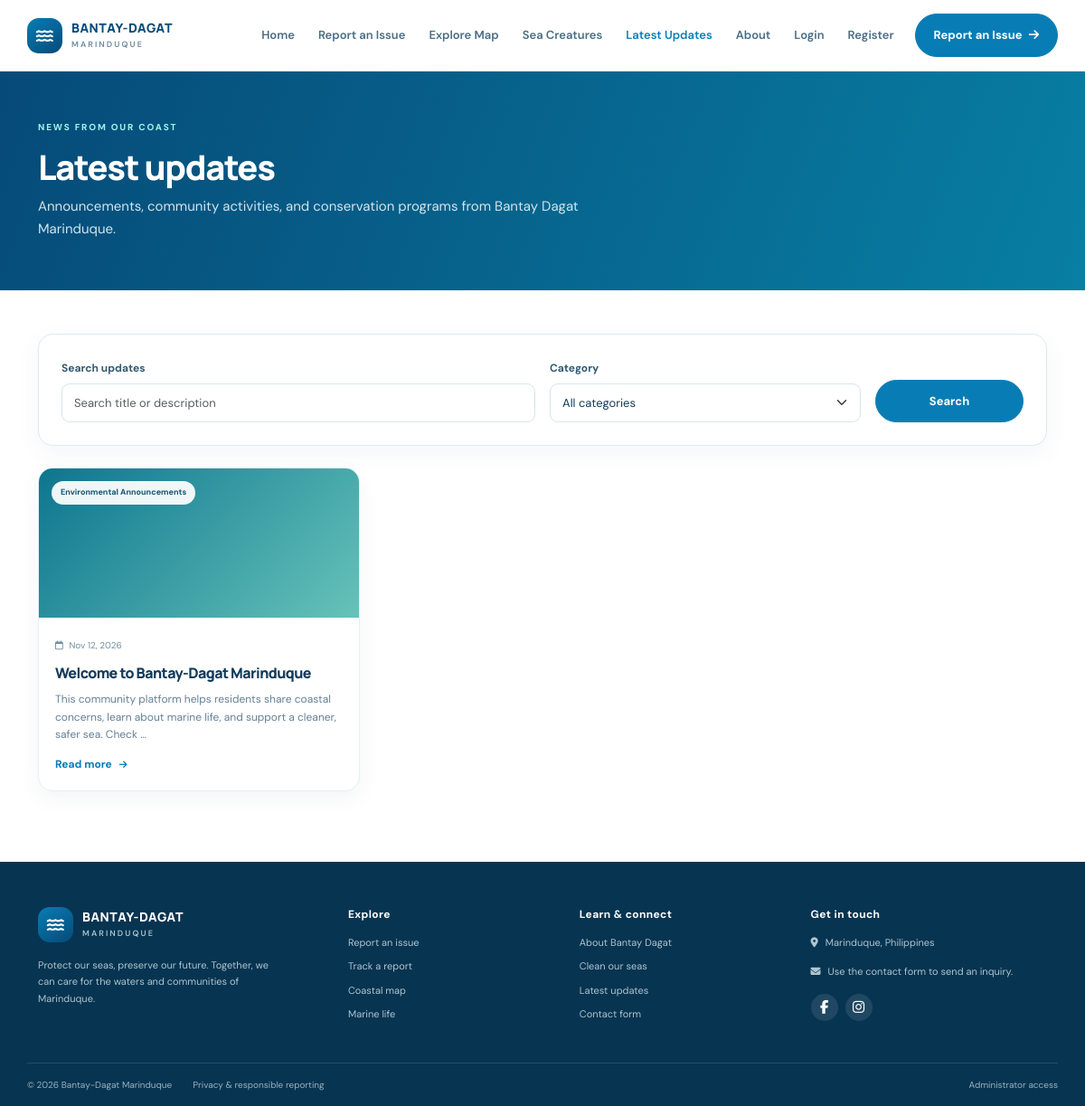
The app's page /updates.php with its own data.
### tables this page shows
CREATE TABLE IF NOT EXISTS announcements (
  announcement_id BIGINT UNSIGNED NOT NULL AUTO_INCREMENT PRIMARY KEY,
  admin_id BIGINT UNSIGNED NULL,
  title VARCHAR(200) NOT NULL,
  category ENUM('Bantay Dagat Activities','Coastal Clean-Up Drives','Marine Conservation Programs','Environmental Announcements','Community Activities','Coastal Warnings','Emergency Advisories') NOT NULL,
  description LONGTEXT NOT NULL,
  featured_image VARCHAR(255) NULL,
  publication_status ENUM('Draft','Published','Unpublished') NOT NULL DEFAULT 'Draft',
  published_at DATETIME NULL,
  created_at TIMESTAMP NOT NULL DEFAULT CURRENT_TIMESTAMP,
  updated_at TIMESTAMP NOT NULL DEFAULT CURRENT_TIMESTAMP ON UPDATE CURRENT_TIMESTAMP,
  KEY fk_announcements_admin (admin_id),
  KEY idx_announcement_status_date (publication_status, published_at),
  CONSTRAINT fk_announcements_admin FOREIGN KEY (admin_id) REFERENCES admins(admin_id) ON DELETE SET NULL ON UPDATE CASCADE
);

### includes/functions.php (called while the page is built, shortened)
<?php
require_once __DIR__ . '/../config/database.php';
function e(mixed $value): string
{
    return htmlspecialchars((string) $value, ENT_QUOTES | ENT_SUBSTITUTE, 'UTF-8');
}

### config/database.php (called while the page is built, shortened)
<?php
function db(): PDO
{
    $host = getenv('BDM_DB_HOST') ?: '127.0.0.1';
    $name = getenv('BDM_DB_NAME') ?: 'bantay_dagat_marinduque';
    $user = getenv('BDM_DB_USER') ?: 'root';
    $password = getenv('BDM_DB_PASSWORD') ?: '';
    $dsn = "mysql:host={$host};dbname={$name};charset=utf8mb4";
    $pdo = new PDO($dsn, $user, $password, [
        PDO::ATTR_ERRMODE => PDO::ERRMODE_EXCEPTION,
        PDO::ATTR_DEFAULT_FETCH_MODE => PDO::FETCH_ASSOC,
        PDO::ATTR_EMULATE_PREPARES => false,
    ]);
    return $pdo;
}

### updates.php (the view, shortened to what this page needs)
<?php
require_once __DIR__ . '/includes/functions.php';
$search = trim((string) ($_GET['q'] ?? ''));
$sql = "SELECT announcement_id, title, category, description,
        featured_image, created_at
        FROM announcements
        WHERE publication_status = 'Published'";
$params = [];
$sql .= ' ORDER BY created_at DESC';
$statement = db()->prepare($sql);
$statement->execute($params);
$items = $statement->fetchAll();
require __DIR__ . '/includes/header.php';
?>
<section class="page-hero">
    <div class="container">
        <span class="eyebrow eyebrow-light">NEWS FROM OUR COAST</span>
        <h1>Latest updates</h1>
        <p>Announcements, community activities, and conservation programs from Bantay Dagat Marinduque.</p>
    </div>
</section>
<section class="content-section">
    <div class="container">
        <form class="surface-card mb-4" method="get">
            <div class="row g-3 align-items-end">
                <div class="col-md-6">
                    <label class="form-label">Search updates</label>
                    <input class="form-control"
                           name="q"
                           value="<?= e($search) ?>"
                           placeholder="Search title or description">
                </div>
                <div class="col-md-4">
                    <label class="form-label">Category</label>
                    <select class="form-select" name="category">
                        <option value="">All categories</option>
                    </select>
                </div>
                <div class="col-md-2 d-grid">
                    <button class="btn btn-primary rounded-pill">
                        Search
                    </button>
                </div>
            </div>
        </form>
        <?php if ($items): ?>
            <div class="row g-4">
                <?php foreach ($items as $index => $item): ?>
                    <div class="col-md-6 col-lg-4">
                        <article class="update-card">
                            <div class="update-image update-image-<?= $index % 3 + 1 ?>"
                                <?php if ($item['featured_image']): ?>
                                    style="background-image:linear-gradient(0deg,rgba(4,44,68,.15),rgba(4,44,68,.08)),url('<?= e($item['featured_image']) ?>')"
                                <?php endif; ?>>
                                <span><?= e($item['category']) ?></span>
                            </div>
                            <div class="update-body">
                                <small>
                                    <i class="fa-regular fa-calendar me-1"></i>
                                    <?= e(date('M j, Y', strtotime($item['created_at']))) ?>
                                </small>
                                <h3><?= e($item['title']) ?></h3>
                                <p>
                                    <?= e(mb_strimwidth(strip_tags($item['description']), 0, 130, '…')) ?>
                                </p>
                                <a class="text-link"
                                   href="announcement-details.php?id=<?= (int) $item['announcement_id'] ?>">
                                    Read more
                                    <i class="fa-solid fa-arrow-right"></i>
                                </a>
                            </div>
                        </article>
                    </div>
                <?php endforeach; ?>
            </div>
        <?php else: ?>
            <div class="empty-note">
                No published updates match your search yet.
            </div>
        <?php endif; ?>
    </div>
</section>
<?php require __DIR__ . '/includes/footer.php'; ?>

### assets/css/style.css (style rules this page uses)
:root { --navy:#064a78;--blue:#087db5;--aqua:#28dde5;--pale:#eaf7fc;--ink:#123b5a;--muted:#648096;--green:#32a889;--coral:#f09169;--line:#dcebf1;--shadow:0 15px 40px rgba(11,69,101,.09) }
* { box-sizing:border-box }
body { font-family:"DM Sans",sans-serif;color:var(--ink);background:#fff;font-size:15px }
h1,h2,h3,h4,.brand { font-family:Manrope,sans-serif;letter-spacing:-.035em }
a { text-decoration:none;color:inherit }
.btn { font-weight:700;font-size:13px;padding:13px 20px;transition:transform .2s,box-shadow .2s }
.btn-primary { background:var(--blue);border-color:var(--blue) }
.eyebrow { display:block;color:#2087af;font-size:10px;font-weight:800;letter-spacing:.18em;margin-bottom:14px }
.eyebrow-light { color:#9df2ed }
.species-card,.update-card { height:100%;border:1px solid #e6eff3;border-radius:16px;overflow:hidden;background:white;box-shadow:0 8px 24px rgba(8,67,94,.05) }
.species-status,.update-image>span { display:inline-block;background:rgba(255,255,255,.93);color:#145473;border-radius:30px;padding:6px 10px;font-size:9px;font-weight:700;position:relative;z-index:1 }
.species-card-body,.update-body { padding:18px }
.species-card h3,.update-card h3 { font-size:18px;font-weight:800;margin:0 0 3px }
.species-card p,.update-body p { font-size:12px;color:var(--muted);line-height:1.65;margin:10px 0 }
.text-link { color:#087db5;font-size:12px;font-weight:700 }
.text-link i { font-size:10px;margin-left:5px;transition:.2s }
.update-image { height:165px;background:linear-gradient(135deg,#0d758f,#66c3b9);display:flex;align-items:start;padding:14px;background-size:cover;background-position:center }
.update-body>small { font-size:10px;color:#7190a0 }
.update-body h3 { margin-top:11px;font-size:16px }
.page-hero { padding:54px 0;background:linear-gradient(110deg,#064a78,#087fa3);color:white }
.page-hero h1 { font-size:38px;font-weight:800;margin:8px 0 }
.page-hero p { color:#d1e6ed;max-width:650px;margin:0;line-height:1.7 }
.content-section { padding:48px 0 78px }
.surface-card { background:white;border:1px solid var(--line);border-radius:16px;padding:25px;box-shadow:0 8px 28px rgba(10,74,104,.05) }
.form-label { font-size:12px;font-weight:700;color:#315b73 }
.form-control,.form-select { border-color:#d6e5ec;border-radius:9px;font-size:13px;padding:11px 13px;color:var(--ink) }

### records on screen
announcements: category "Environmental Announcements", created_at "Nov 12, 2026", title "Welcome to Bantay-Dagat Marinduque", description "This community platform helps residents share coastal concerns, learn about marine life, and support a cleaner, safer sea. Check …"
